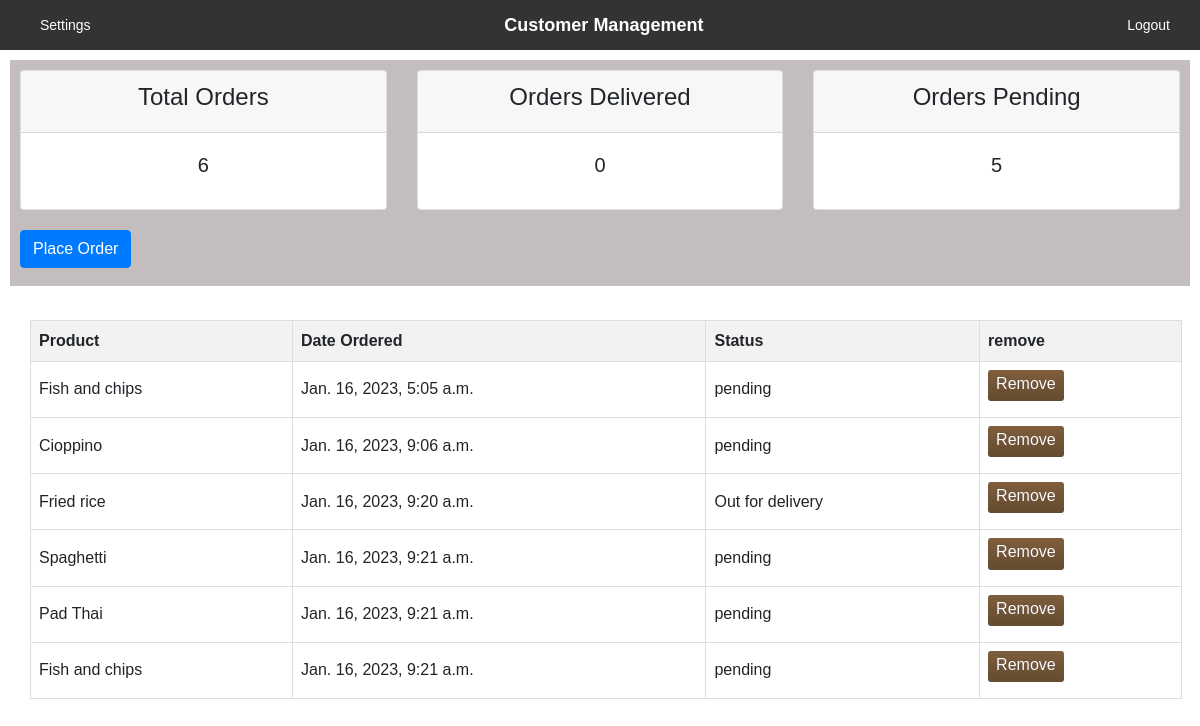
The page /user/ (signed in) on the database its author committed.
### accounts/models.py (models this page shows)
class Order(models.Model):
    STATUS = (
        ('pending', 'pending'),
        ('Out for delivery', 'Out for delivery'),
        ('Delivered', 'Delivered'),
    )
    customer = models.ForeignKey(Customer, null=True, on_delete=models.SET_NULL)
    product = models.ForeignKey(Products, null=True, on_delete=models.SET_NULL)
    date_created = models.DateTimeField(auto_now_add=True, null=True)
    status = models.CharField(max_length=200, null=True, choices=STATUS)

class Products(models.Model):
    CATEGORY = (
        ('Seafood', 'Seafood'),
        ('Desserts', 'Desserts'),
        ('Staple foods', 'Staple foods'),
        ('Noodles', 'Noodles')
    )
    name = models.CharField(max_length=200, null=True)
    price = models.FloatField(null=True)
    category = models.CharField(max_length=200, null=True, choices=CATEGORY)
    description = models.CharField(max_length=200, null=True, blank=True)
    date_created = models.DateTimeField(auto_now_add=True, null=True)
    tag = models.ManyToManyField(Tags)
    def __str__(self):
        return self.name

### accounts/decorators.py (the view)
        def wrapper_func(request, *args, **kwargs):
            group=None
            if request.user.groups.exists():
                group= request.user.groups.all()[0].name
            if group in allowed_roles:
                return view_func(request, *args, **kwargs)
            else:
                return HttpResponse('user are not allowed to view this page')

### accounts/views.py (called while the page is built)
@login_required(login_url='login')
@allowed_users(allowed_roles=['customer'])
def user_page(request):
    order = request.user.customer.order_set.all()
    order_count = order.count()
    total_order = order.count()
    data=request.user.customer.id
    order_pending = order.filter(status='pending').count()
    order_delivered = order.filter(status='Delivered').count()
    context = {'order': order, 'total_order': total_order,
               'order_pending': order_pending, 'order_delivered': order_delivered,'data':data}
    return render(request, 'user.html', context)

### template/user.html (shortened to what this page needs)
<!DOCTYPE html>
<html lang="en">
<head>
    <link rel="stylesheet" href="https://cdn.jsdelivr.net/npm/bootstrap@4.0.0/dist/css/bootstrap.min.css"
>
</head>
<body>
    <div class="navbar">
        <a class="navbar-button" href="{% url 'accounts' %}">Settings</a>
        <div class="navbar-center">Customer Management</div>
        <div class="navbar-right">
            <a class="navbar-button" href="{% url 'logout' %}">Logout</a>
        </div>
    </div>
    <div class="Container">
        <div class="Container">
            <div class="row">
                <div class="col">
                    <div class="card">
                        <div class="card-header">
                            <center>
                                <h4>Total Orders</h4>
                        </div>
                        <div class="card-body">
                            <center>
                                <h5 class="card-title">{{total_order}}</h5>
                        </div>
                    </div>
                </div>
                <div class="col">
                    <div class="card">
                        <div class="card-header">
                            <center>
                                <h4>Orders Delivered</h4>
                        </div>
                        <div class="card-body">
                            <center>
                                <h5 class="card-title">{{order_delivered}}</h5>
                        </div>
                    </div>
                </div>
                <div class="col">
                    <div class="card">
                        <div class="card-header">
                            <center>
                                <h4>Orders Pending</h4>
                        </div>
                        <div class="card-body">
                            <center>
                                <h5 class="card-title">{{order_pending}}</h5>
                        </div>
                    </div>
                </div>
            </div>
        </div>
        <div class="element2">
            <h4><a href="{% url 'create_order' data %}" class="btn btn-primary">Place Order</a></h4>
        </div>
    </div>
    <br>
    <table>
        <tr>
            <th>Product</th>
            <th>Date Ordered</th>
            <th>Status</th>
            <th>remove</th>
        </tr>
        {% for i in order %}
        <tr>
            <td>{{i.product}}</td>
            <td>{{i.date_created}}</td>
            <td>{{i.status}}</td>
            <td>
                <h6><a style="text-decoration: none; color: rgb(255, 255, 255);" class="myButton hover"
                        href="{% url 'delete_order' i.id %}">
                        <h6>Remove</h6>
                    </a></h6>
            </td>
        </tr>
        {% endfor %}
    </table>
</body>
</html>

### template/user.html (style rules this page uses)
body { font-family: 'Trebuchet MS', sans-serif; background-color: rgb(255, 255, 255); }
.Container { background-color: rgb(196, 189, 189); height: 100%; min-height: 100%; overflow: hidden; display: flex; flex-direction: column; margin: 10px; margin-bottom: 10px; }
.element2 { color: rgb(0, 0, 0); margin: 10px; padding: 0px 0px; font: bold; }
table { border-collapse: collapse; width: 96%; margin-left: 30px; }
th, td { border: 1px solid #ddd; padding: 8px; text-align: left; }
th { background-color: #f2f2f2; }
.myButton { box-shadow: inset 0px 0px 0px 0px #a6827e; background: linear-gradient(to bottom, #7d5d3b 5%, #634b30 100%); background-color: #bb7428; border-radius: 3px; border: 0px solid #c1752e; display: inline-block; cursor: pointer; color: #ffffff; font-family: Arial; font-size: 0px; padding-left: 8px; padding-right: 8px; padding-top: 4px; text-decoration: none; text-shadow: 0px 0px 0px #4d3534; }
.navbar { display: flex; justify-content: space-between; align-items: center; height: 50px; background-color: #333; color: #fff; padding: 0 20px; }
.navbar-center { flex: 1; text-align: center; font-size: 18px; font-weight: bold; }
.navbar-right { display: flex; }
.navbar-button { color: #fff; text-decoration: none; padding: 10px; font-size: 14px; margin-left: 10px; }

### rows shown on the page
Order: product "Fish and chips", date_created "Jan. 16, 2023, 5:05 a.m.", status "pending"
Order: product "Cioppino", date_created "Jan. 16, 2023, 9:06 a.m.", status "pending"
Order: product "Fried rice", date_created "Jan. 16, 2023, 9:20 a.m.", status "Out for delivery"
Order: product "Spaghetti", date_created "Jan. 16, 2023, 9:21 a.m.", status "pending"
Order: product "Pad Thai", date_created "Jan. 16, 2023, 9:21 a.m.", status "pending"
Order: product "Fish and chips", date_created "Jan. 16, 2023, 9:21 a.m.", status "pending"

### other values the page prints
{{ total_order }} "6"
{{ order_delivered }} "0"
{{ order_pending }} "5"
